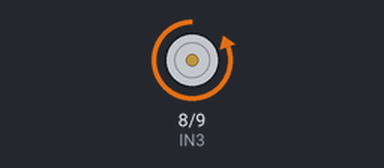
Recording of a sketch running on a simulated Arduino Uno, built with avr-gcc and run on an emulated ATmega328P. Parts: motor-driver pin pairs drawn as motors (green arrow = first pin HIGH = forward, orange = second pin HIGH = backward, longer = more drive, scaled by the enable pin).

Above: at 0.2 s.
At 1.2 s:
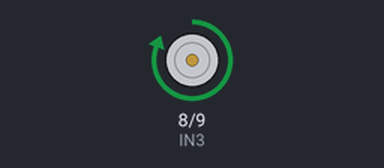
At 3.7 s:
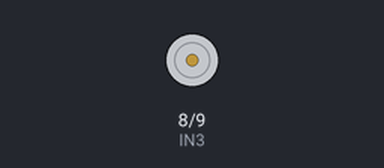
Timing chart, 0 to 4.6 s (numbered marks = the images above):
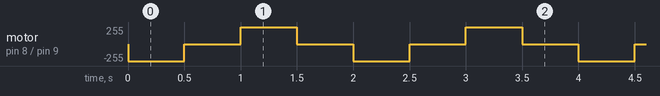

The sketch:

left_wheel_rotation.ino
```cpp
//www.elegoo.com
//2016.09.23

/*In3 connected to the 7 pin,
 In4 connected to the 6 pin, ENB pin 5,*/
int ENB=11;
int IN3=8;
int IN4=9;
void setup()
{
  pinMode(IN3,OUTPUT);
  pinMode(IN4,OUTPUT);
  pinMode(ENB,OUTPUT);
  digitalWrite(ENB,HIGH);
}
void loop()
{
  digitalWrite(IN3,LOW);
  digitalWrite(IN4,HIGH);         //Left wheel forward
  delay(500);
  digitalWrite(IN3,LOW);
  digitalWrite(IN4,LOW);         //Left wheel stop
  delay(500);
  digitalWrite(IN3,HIGH);
  digitalWrite(IN4,LOW);         //Left wheel back
  delay(500);
  digitalWrite(IN3,LOW);
  digitalWrite(IN4,LOW);         //Left wheel stop
  delay(500);
}
```

Measured:
- by itself, motor on pin 8 (IN3) / pin 9 (IN4): repeats every 2.0 s: stopped 0.50 s, forward 255/255 0.50 s, stopped 0.50 s, backward 255/255 0.50 s
